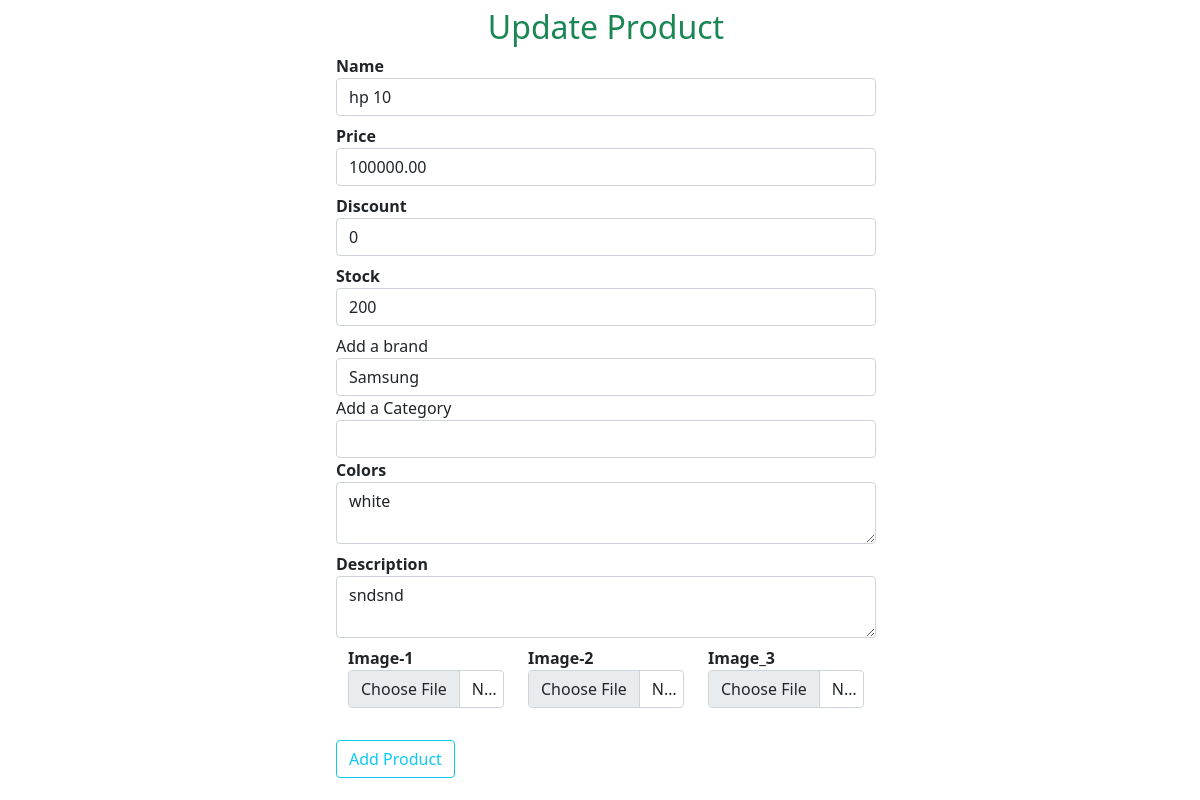
The page /updateproduct/1 on the database as committed earlier.
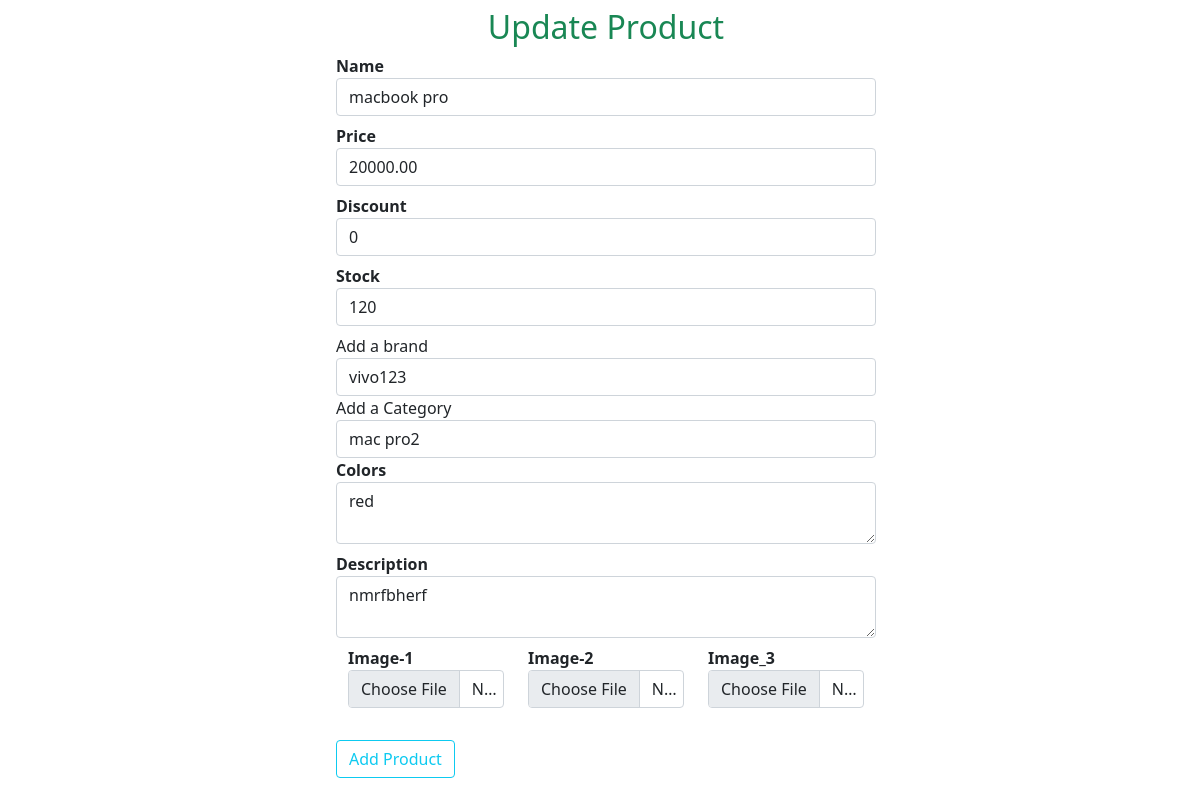
The same page on the database as committed later.
### shop/products/models.py (models this page shows, shortened)
class Addproduct(db.Model):
    id = db.Column(db.Integer, primary_key=True,)
    name = db.Column(db.String(80), nullable=False)
    price= db.Column(db.Numeric(10,2), nullable= False)
    discount = db.Column(db.Integer, default=0)
    stock = db.Column(db.Integer, nullable = False)
    colors = db.Column(db.Text, nullable = False)
    description = db.Column(db.Text, nullable=False)
    pub_date = db.Column(db.DateTime, nullable=False,default=datetime.utcnow)
    brand_id = db.Column(db.Integer, db.ForeignKey('brand.id'))
    brand = db.relationship('Brand',backref=db.backref('brands', lazy=True))
    category_id = db.Column(db.Integer, db.ForeignKey('category.id'),nullable=False)
    category = db.relationship('Category',backref=db.backref('categories', lazy=True))
    image_1 = db.Column(db.String(120), nullable = False, default='image.jpg')
    image_2 = db.Column(db.String(120), nullable = False, default='image.jpg')
    image_3 = db.Column(db.String(120), nullable = False, default='image.jpg')

class Brand(db.Model):
    id = db.Column(db.Integer, primary_key=True,autoincrement = True)
    name = db.Column(db.String(50), nullable=False, unique=True)

class Category(db.Model):
    id = db.Column(db.Integer, primary_key=True)
    name = db.Column(db.String(50), nullable=False, unique=True)

### shop/products/routes.py (the view, shortened to what this page needs)
@app.route('/updateproduct/<int:id>', methods =['GET','POST'])
def updateproduct(id):
    brands = Brand.query.all()
    categories = Category.query.all()
    product = Addproduct.query.get_or_404(id)
    brand = request.form.get('brand')
    category = request.form.get('category')
    form = Addproducts()
    form.name.data = product.name
    form.price.data = product.price
    form.discount.data = product.discount
    form.stock.data = product.stock
    form.colors.data= product.colors
    form.description.data=product.description
    return render_template('products/updateproduct.html', form = form, brands=brands, categories= categories, product = product)

### shop/products/forms.py
class Addproducts(FlaskForm):
    name = StringField('Name',[validators.DataRequired()])
    price = DecimalField('Price',[validators.DataRequired()])
    discount = IntegerField('Discount', default = 0)
    stock = IntegerField('Stock',[validators.DataRequired()])
    description = TextAreaField('Description', [validators.DataRequired()])
    colors = TextAreaField('Colors', [validators.DataRequired()])
    image_1 = FileField('Image-1',validators = [FileRequired(), FileAllowed(['jpg','gif','jpeg','png'])])
    image_2 = FileField('Image-2',validators = [FileRequired(), FileAllowed(['jpg','gif','jpeg','png'])])
    image_3 = FileField('Image_3',validators = [FileRequired(), FileAllowed(['jpg','gif','jpeg','png'])])

### shop/templates/products/updateproduct.html (shortened to what this page needs)
{% extends 'base.html'%}
{% block content %}
<div class="conatiner">
    <div class="col-md-8">
        {% from "_formhelpers.html" import render_field %}
        <form action="" method="POST" enctype="multipart/form-data">
            <div class="form-group" style="width: 45%;position: absolute; left: 28%; top: 1%;">
            <h2 class="text-center text-success">Update Product</h2>
        {{ render_field(form.name, class="form-control") }}
    {{ render_field(form.price, class="form-control") }}
    {{ render_field(form.discount, class="form-control") }}
    {{ render_field(form.stock, class="form-control") }}
<label for="brand" >Add a brand</label>
<select name="brand" id="brand" class="form-control" required>
    <option value="{{ product.brand_id}}">{{ product.brand.name }}</option>
</select>
<label for="category">Add a Category</label>
<select name="category" id="category" class="form-control" required>
    <option value="{{ product.category_id}}">{{ product.category.name }}</option>
    {% for category in categories %}
    <option value="{{category.id}}" >{{ category.name }}</option>
    {% endfor %}
</select>
    {{ render_field(form.colors, class="form-control") }}
    {{ render_field(form.description, class="form-control") }}
    <div class="container">
        <div class="row">
            <div class="col-md-4">{{ render_field(form.image_1, class="form-control") }}</div>
            <div class="col-md-4">{{ render_field(form.image_2, class="form-control") }}</div>
            <div class="col-md-4">{{ render_field(form.image_3, class="form-control") }}</div>
        </div>
    </div>
    <button type="submit" class="btn btn-outline-info mt-4">Add Product</button>
        </form>
    </div>
</div>
{% endblock %}

### shop/templates/base.html (shortened to what this page needs)
<!doctype html>
<html lang="en">
  <head>
    <link rel="stylesheet" href="{{ url_for('static',filename = 'css/bootstrap.min.css')}} ">
  </head>
  <body>
    {% block content %}
    {% endblock %}
  </body>
</html>

Rows that differ between the two databases and show on the page:
no longer on this page (row unchanged): Brand: brand "Samsung"
changed Addproduct: name "hp 10" → "macbook pro"; price "100000.00" → "20000.00"; stock "200" → "120"; colors "white" → "red"; description "sndsnd" → "nmrfbherf"
now on this page (row edited): Brand: brand "vivo123"
now on this page (row edited): Category: category "mac pro2"
